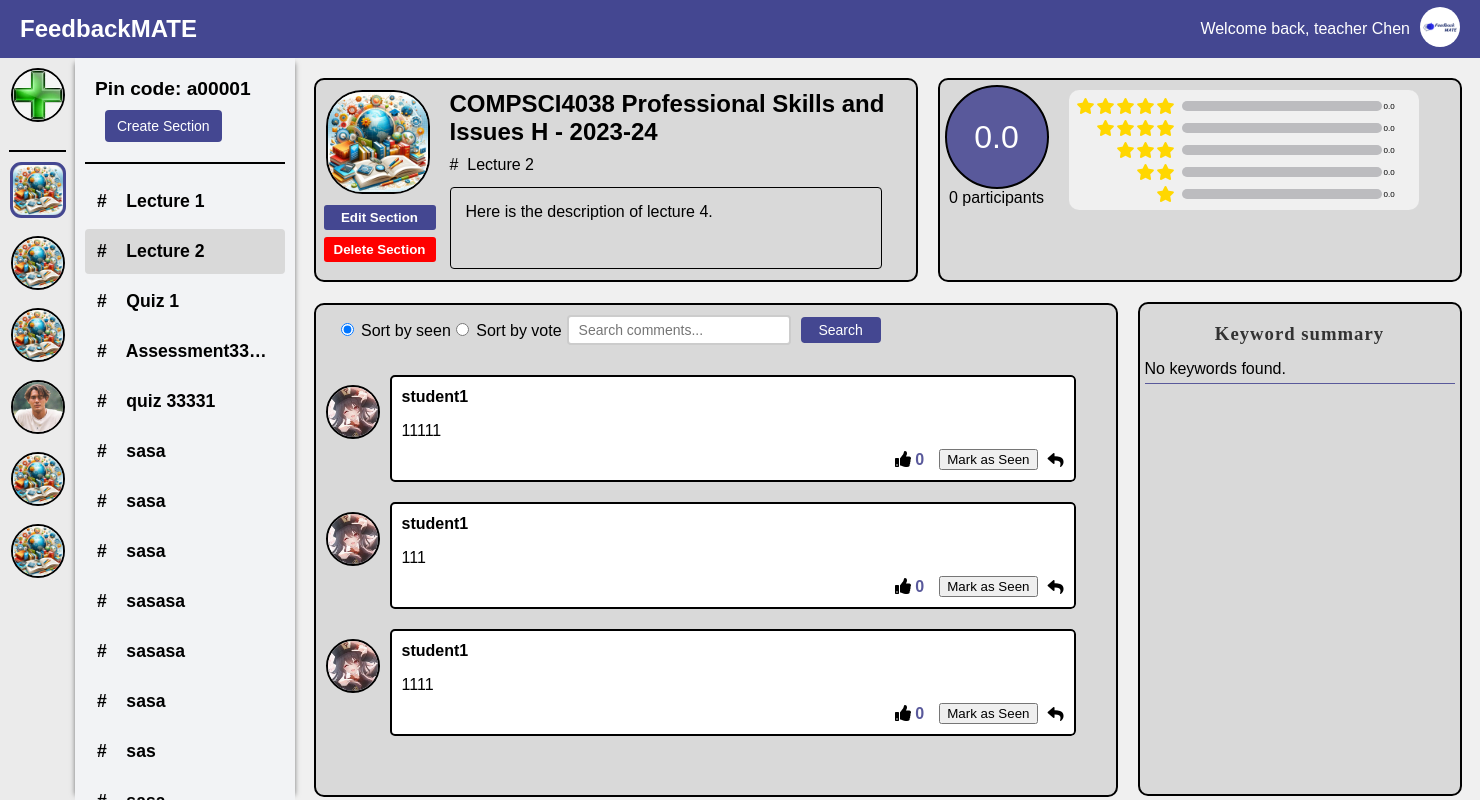
Page /teacher/channel/1/section/3/ (signed in) on the earlier database version.
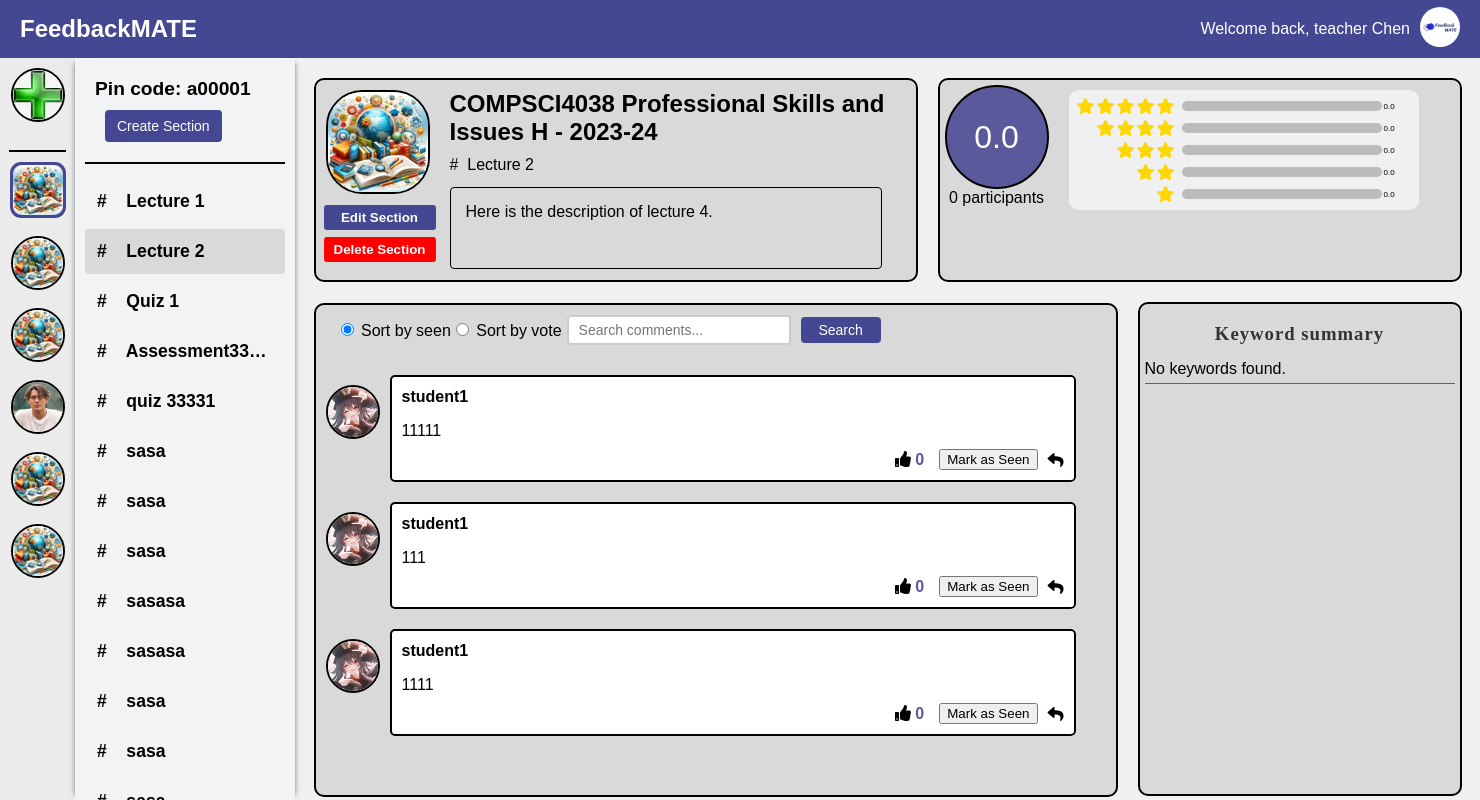
Same page on the later database version.
### main/models.py (models this page shows, shortened)
class Channel(models.Model):
    name = models.CharField(max_length=70)
    pin_code = models.CharField(max_length=6, unique=True, blank=True, null=True)
    user = models.ForeignKey(User, on_delete=models.CASCADE)
    description = models.TextField(max_length=500, blank=True)
    image = models.ImageField(upload_to=channel_image_path, default='img/channel_icon.jpg')
    students = models.ManyToManyField(User, related_name='joined_channels', blank=True)

class Section(models.Model):
    channel = models.ForeignKey(Channel, on_delete=models.CASCADE)
    title = models.CharField(max_length=50)
    description = models.TextField(max_length=500, blank=True)
    total_rating = models.FloatField(default=0.0, blank=True)
    ratings_count = models.PositiveIntegerField(default=0, blank=True)
    one_star_users = models.ManyToManyField(User, related_name='one_star_sections', blank=True)
    two_star_users = models.ManyToManyField(User, related_name='two_star_sections', blank=True)
    three_star_users = models.ManyToManyField(User, related_name='three_star_sections', blank=True)
    four_star_users = models.ManyToManyField(User, related_name='four_star_sections', blank=True)
    five_star_users = models.ManyToManyField(User, related_name='five_star_sections', blank=True)
    one_star_percentage = models.FloatField(verbose_name="Percentage", default=0.0)
    two_star_percentage = models.FloatField(verbose_name="Percentage", default=0.0)
    three_star_percentage = models.FloatField(verbose_name="Percentage", default=0.0)
    four_star_percentage = models.FloatField(verbose_name="Percentage", default=0.0)
    five_star_percentage = models.FloatField(verbose_name="Percentage", default=0.0)

class Comment(models.Model):
    user = models.ForeignKey(User, on_delete=models.CASCADE)  # 评论者
    section = models.ForeignKey(Section, on_delete=models.CASCADE)  # 评论所属的section
    text = models.TextField(max_length=500)  # 评论内容
    read = models.BooleanField(default=False)
    reply = models.TextField(blank=True, null=True)
    is_anonymous = models.BooleanField(default=False)
    liked_users = models.ManyToManyField(User, related_name='liked_comments', blank=True)
    likes = models.IntegerField(default=0)

class UserInfo(models.Model):
    user = models.OneToOneField(User, on_delete=models.CASCADE)
    profile_name = models.CharField(max_length=30)
    user_image = models.ImageField(upload_to=user_image_path, default='img/user.png')

### main/views.py (the view)
# urls.py: path('teacher/channel/<int:channel_id>/section/<int:section_id>/', views.section, name='section'),
def section(request, channel_id, section_id):
    user_channels = Channel.objects.filter(user=request.user)
    current_channel = Channel.objects.get(id=channel_id)
    sections = Section.objects.filter(channel=current_channel)
    current_section = Section.objects.get(id=section_id)
    comments = Comment.objects.filter(section=current_section)
    common_words = set(stopwords.words('english'))
    keyword_freq = defaultdict(int)
    for comment in comments:
        text = comment.text.lower()
        likes = comment.likes
        text = re.sub(r'[^\w\s]', '', text)
        words = word_tokenize(text)
        tagged_words = pos_tag(words)
        for word, tag in tagged_words:
            if word not in common_words and (tag == 'NN' or tag == 'JJ'):
                keyword_freq[word] += likes
    sorted_keywords = sorted(keyword_freq.items(), key=lambda item: item[1], reverse=True)
    top_keywords = sorted_keywords[:10]
    search_query = request.GET.get('search', '')
    comments_query = Comment.objects.filter(section=current_section)
    if search_query:
        comments_query = comments_query.filter(text__icontains=search_query)
    comments_query = comments_query.annotate(
        sort_read=Case(
            When(read=False, then=Value(1)),
            When(read=True, then=Value(0)),
            output_field=IntegerField(),
        )
    )
    sort = request.GET.get('sort', 'read')
    if sort == 'vote':
        comments = comments_query.order_by('-likes', '-sort_read')
    else:
        comments = comments_query.order_by('-sort_read', '-likes')
    user_info = UserInfo.objects.get(user=request.user)
    return render(request, 'section_detail.html', {
        'username': user_info.profile_name,
        'current_channel': current_channel,
        'sections': sections,
        'current_section': current_section,
        'channels': user_channels,
        'comments': comments,
        'user_image': user_info.user_image.url,
        'sort': sort,
        'search_query': search_query,
        'top_keywords': top_keywords,
    })

### main/templates/section_detail.html (shortened to what the changed rows need)
{% extends 'channel_detail.html' %}
{% load static %}
{% block section %}
<div class="section-block">
{% for section in sections %}
    <div class="section-tooltip">
        <a href="{% url 'section' channel_id=section.channel.id section_id=section.id %}" class="section-item {% if current_section.id == section.id %}selected{% endif %}">
            #&nbsp;&nbsp;&nbsp; {{ section.title }}
        </a>
    </div>
{% endfor %}
</div>
{% endblock %}
{% block content %}
{{ block.super}}
<div class="top-section">
    <div class="description-box">
        <div class="description-left">
            <img src= "{{ current_channel.image.url }}" alt="Channel Image" class="channel-image">
            <div class="button-container">
                <button type="button" class="edit-info-btn" onclick="location.href='{% url 'edit-section' channel_id=current_channel.id section_id=current_section.id %}'">Edit Section</button>
                <button type="button" class="delete-section-btn" onclick="confirmDelete({{ current_section.id }})">Delete Section</button>
            </div>
        </div>
        <div class="channel-info">
            <h2 class="channel-name">{{ current_channel.name }}</h2>
            <p class="section-title"># &nbsp;{{ current_section.title }}</p>
            <p class="section-description">{{ current_section.description }}</p>
        </div>
    </div>
    <div class="rating-box">
        <div class="rating-overview">
            <div class="circle-rating">
                <span id="total-rating">{{ current_section.total_rating}}</span>
            </div>
            <div class="rating-participants">
                <span id="participants-count">{{ current_section.ratings_count}}</span> participants
            </div>
        </div>
        <div class="right-part">
            <div class="rating-statistics">
                <div class="rating-stat" data-star="5">
                    <div class="percentage-count">
                        <span id="star-5-count">{{ current_section.five_star_percentage }}</span>
                    </div>
                </div>
                <div class="rating-stat" data-star="4">
                    <div class="percentage-count">
                        <span id="star-4-count">{{ current_section.four_star_percentage }}</span>
                    </div>
                </div>
                <div class="rating-stat" data-star="3">
                    <div class="percentage-count">
                        <span id="star-3-count">{{ current_section.three_star_percentage }}</span>
                    </div>
                </div>
                <div class="rating-stat" data-star="2">
                    <div class="percentage-count">
                        <span id="star-2-count">{{ current_section.two_star_percentage }}</span>
                    </div>
                </div>
                <div class="rating-stat" data-star="1">
                    <div class="percentage-count">
                        <span id="star-1-count">{{ current_section.one_star_percentage }}</span>
                    </div>
                </div>
            </div>
        </div>
    </div>
    <div class="comment-section">
    {% for comment in comments %}
    <div class="comment">
        <img src="{{ comment.user.userinfo.user_image.url }}" alt="User Image" class="user-image">
        <div class="comment-main" {% if comment.read %}style="border-color: #444791;"{% endif %}>
            <p class="comment-username">{{ comment.user.username }}</p>
            <p class="comment-text">{{ comment.text }}</p>
            <div class="comment-actions">
                <div class="likes">
                    <i class="fas fa-thumbs-up"></i>
                    <span class="like-count">{{ comment.likes }}</span>
                </div>
                {% if comment.read %}
                    <i class="fas fa-eye read-indicator"></i>
                {% else %}
                    <button class="mark-as-read-btn" data-comment-id="{{ comment.id }}">Mark as Seen</button>
                {% endif %}
                <i class="fas fa-reply reply-btn" data-comment-id="{{ comment.id }}"></i>
            </div>
        </div>
    </div>
    {% endfor %}
    </div>
</div>
{% endblock %}

### main/templates/channel_detail.html (shortened to what this page needs)
{% extends 'teacher.html' %}
{% load static %}
{% block channel %}
    {% for channel in channels %}
    <div class="channel-icon-container {% if channel.id == current_channel.id %}selected-channel{% endif %}" data-channel-id="{{ channel.id }}">
        <img src="{{ channel.image.url }}" alt="" class="channel-icon {% if channel.id == current_channel.id %}selected-channel-icon{% endif %}" onclick="location.href='{% url 'channel-detail' channel.id %}'">
    </div>
    {% endfor %}
{% endblock %}
{% block content %}
<div class="section-nav">
    <div class="pin-code-display">
        Pin code: {{ current_channel.pin_code }}
        <button onclick="location.href='{% url 'create-section' current_channel.id %}'" class="create-section-btn">Create Section</button>
    </div>
    {% block section %}{% endblock%}
</div>
{% endblock %}

Differences in the rows shown:
removed Section: title "sas"
now on this page (row unchanged): Section: title "sasa"
